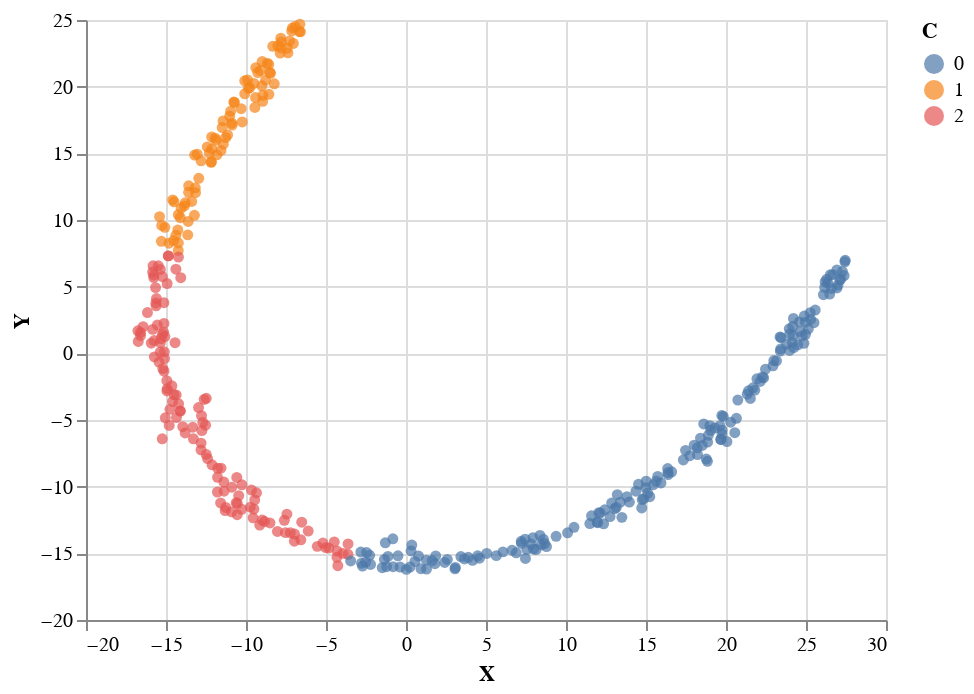

The notebook cell saved with this chart:
### Code cell
alt.Chart(df).mark_circle().encode(
    x = 'X',
    y = 'Y',
    color = 'C:N'
)

### Figure 1 — Vega-Lite specification as saved in the notebook (floating-point values rounded to 4 significant figures; data arrays with more than 128 entries replaced by an {"elided": "..."} marker saying what was removed)
{"config": {"view": {"continuousWidth": 400, "continuousHeight": 300}}, "data": {"name": "data-33cbf987ebb80b22dcf0cee8318568b9"}, "mark": "circle", "encoding": {"color": {"type": "nominal", "field": "C"}, "x": {"type": "quantitative", "field": "X"}, "y": {"type": "quantitative", "field": "Y"}}, "$schema": "https://vega.github.io/schema/vega-lite/v4.8.1.json", "datasets": {"data-33cbf987ebb80b22dcf0cee8318568b9": {"elided": "392 records"}}}
